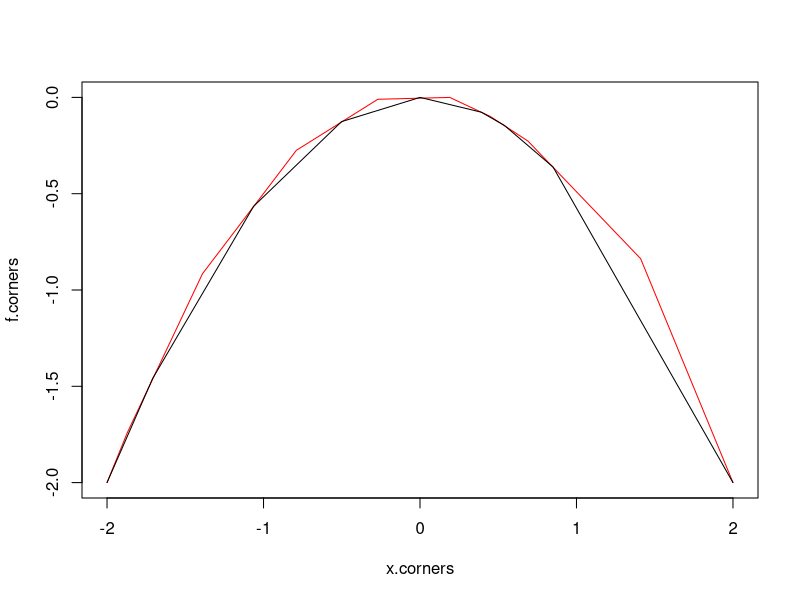
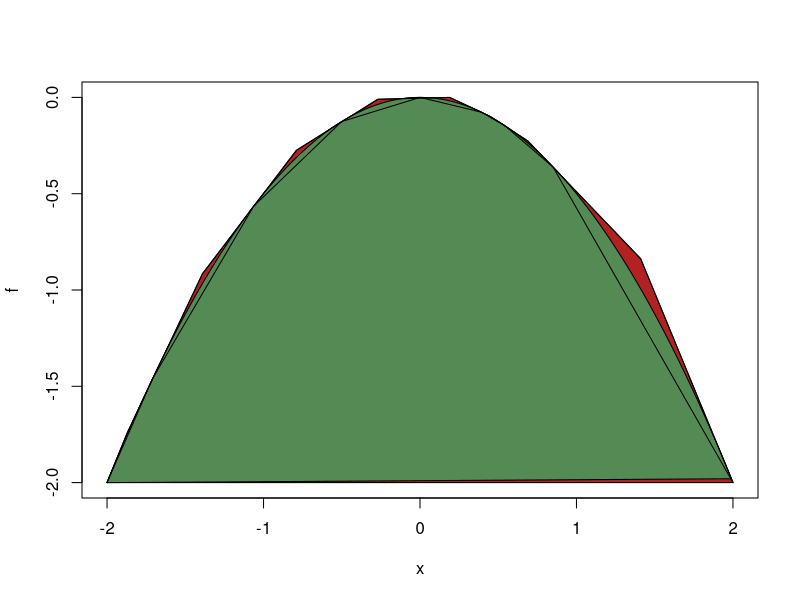
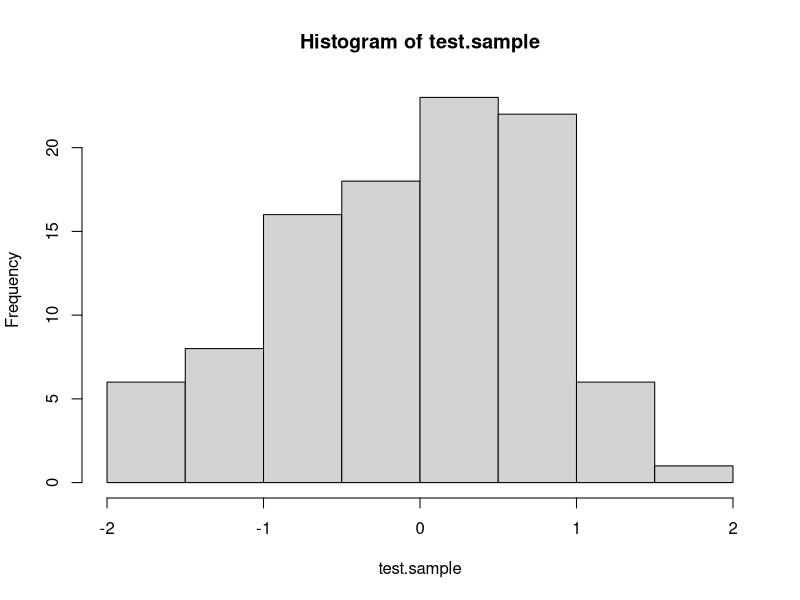
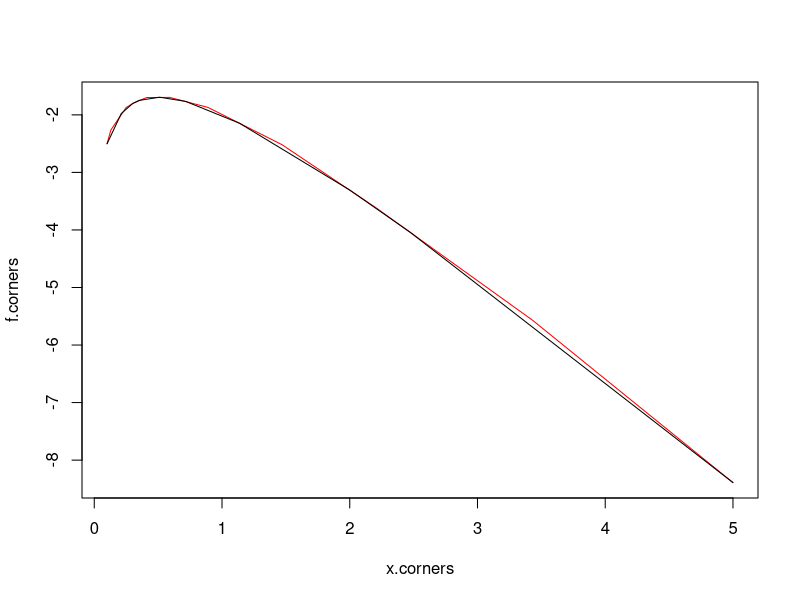
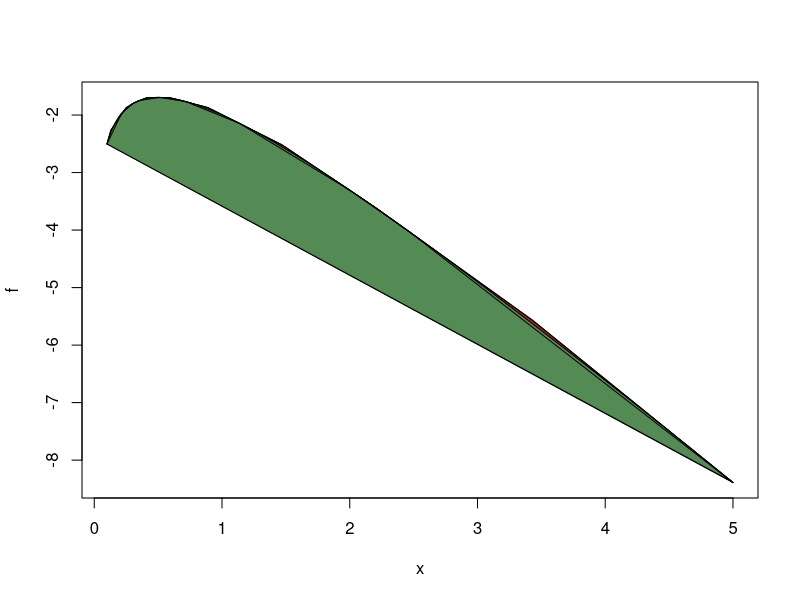
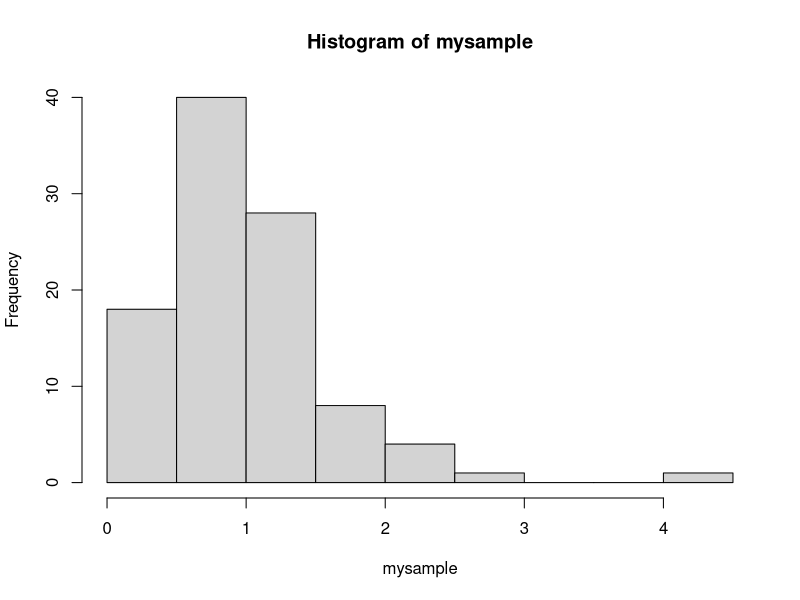
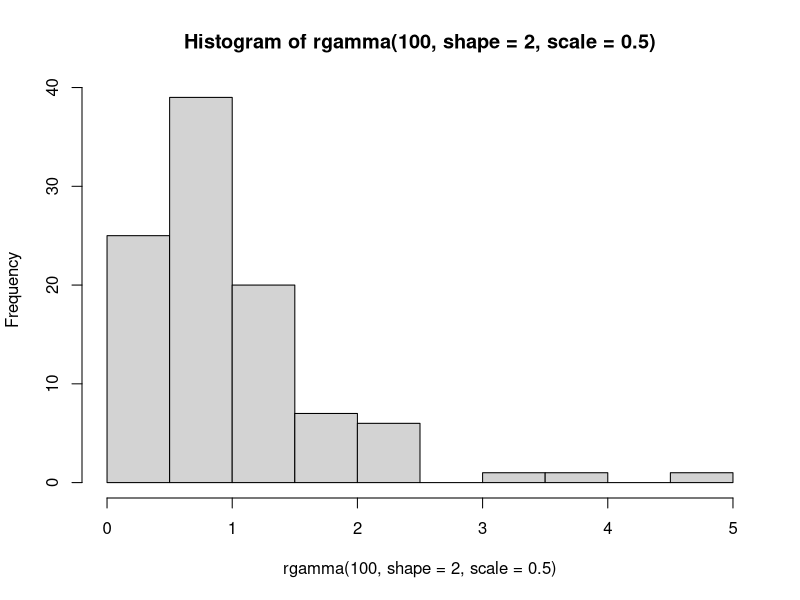
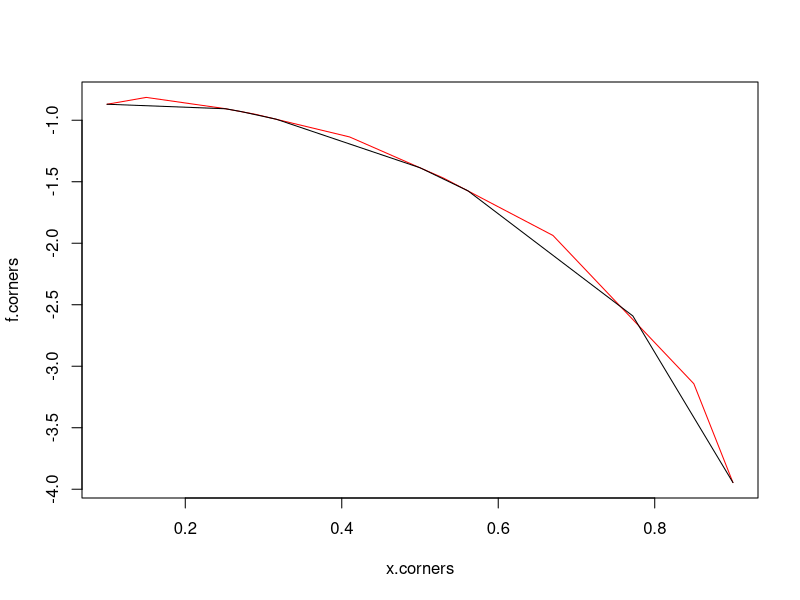

Reproduce these figures in R, in order.
###################
## Going further ##
###################

# 1. Option to ars() could be log.transformed.f = F
 # 2. Derivative of the function can be given by users as: => DONE
 # 3. Figure out what to do when x.cand is element in x.vec => DONE
# 4. Give the option to give function as input in another way 
# 5. Find a way to do the convexity check of f by evaluating fewer f
 # 6. Take unbounded domains into consideration => DONE in ver7: ars() in R has starting points as input, can we do in the same way?
 # 7. Include the convexity check => DONE
 # 8. Can we set the three starting points as a user input and default of the points as (-4,1,4) (to make our life easier)? => DONE in ver7

##############
## Comments ##
##############

# 1. "f" is the log of the users density function
# 2. "dom" is the domain defined for the density
# 3. "n" is the requested number of sample elements
# 4. The candidates, x.cand, for a sample value are drawn from the density
#     defined by the upper bound of f. First x.cand is drawn from a equidistant
#     set in dom, with steps 2*dx. The candidate is then adjusted by U(-dx,dx),
#     in order to cover dom.
# 5. Setting plot.type = "acceptance" depend on evaluating f a lot of times and
#     should not be done when f is expensive to evaluate.
# 6. x.start is a vector of three starting points

###################
## Sub-functions ##
###################
library(numDeriv)

# f convexity check
is.convex = function(f,x.start){
  x.seq <- seq(x.start[1],x.start[3], l=100)
  for (i in 3:100){
    if((f(x.seq[i])-f(x.seq[i-1])) > (f(x.seq[i-1])-f(x.seq[i-2]))) stop("Error: The distribution is not log concave!")
  }
}

# Evaluate lower bound at x
lower = function(x, x.vec, f.vec){
  l = max(which(x>x.vec))
  return(f(x.vec[l])+(x-x.vec[l])*((f.vec[l+1]-f.vec[l])/(x.vec[l+1]-x.vec[l])))
}

# Evaluate upper bound at x
upper = function(x, x.vec, f.vec, d.vec){
  l = max(which(x>x.vec))
  return(min(f.vec[l]+(x-x.vec[l])*d.vec[l],f.vec[l+1]+(x-x.vec[l+1])*d.vec[l+1]))
}

# Plot of the acceptance region and bounds
boundary.plot = function(x.vec,f.vec,d.vec,x.temp,x.start,with.f = F, f=F){
  # Create upper bound
  nvec = length(x.vec)
  x.center = rep(NA,nvec-1)
  f.center = x.center
  for (i in 1:(nvec-1)){
    a=sapply(x.temp, function(x){
      f.vec[i]+(x-x.vec[i])*d.vec[i]>(f.vec[i+1]+(x-x.vec[i+1])*d.vec[i+1])})
    x.center[i] = x.temp[which(diff(a)!=0)]
    f.center[i] = f.vec[i]+(x.center[i]-x.vec[i])*d.vec[i]
  }
  x.corners = c(x.vec[1],x.center,x.vec[nvec])
  f.corners = c(f.vec[1],f.center,f.vec[nvec])
  
  # Plot
  if(with.f==T){
    plot(f, xlim=c(x.start[1],x.start[3]), lwd =1)
    polygon(c(x.corners,x.vec[1]),c(f.corners,f.vec[1]),col="firebrick")
    polygon(c(x.temp,x.vec[1]),c(f(x.temp),f.vec[1]),col="palegreen4")
    lines(x.corners,f.corners, lwd=1)
  } else{
    plot(x.corners,f.corners, type = "l",lty =1, lwd=1, col="red")
  }
  lines(x.vec,f.vec, lwd =1)
}

###################
## Main function ##
###################

ars = function(n, f, df=NA, x.start=c(-4,1,4), plot.type = "none"){ 
  
  set.seed(200)
  is.convex(f,x.start) 
  x.out=rep(NA,n)
  x.vec = x.start
  f.vec = f(x.vec)
  if(class(df)=="function") {d.vec=df(x.vec)} else {d.vec = grad(f,x.vec)}
  dx = 1e-2
  x.temp = seq(x.vec[1]+dx,x.vec[3]-dx,2*dx)
  i = 1
  
  while(i<=n){
    u = runif(1,0,1)
    x.cand = sample(x.temp[!x.temp %in% x.out],size=1,prob=sapply(x.temp[!x.temp %in% x.out], function(x){
      exp(upper(x,x.vec,f.vec,d.vec))}))
    x.cand = runif(1,x.cand-dx,x.cand+dx)
    
    if(u <= exp(lower(x.cand,x.vec,f.vec)-upper(x.cand,x.vec,f.vec,d.vec))) {
      x.out[i] = x.cand
      i=i+1
    }else{
      f.cand = f(x.cand)
      if(u <= exp(f.cand-upper(x.cand,x.vec,f.vec,d.vec))){
        x.out[i] = x.cand
        i = i+1
      }
      l = max(which(x.cand>x.vec))
      x.vec = append(x.vec,x.cand,after=l)
      f.vec = append(f.vec,f.cand,after=l)
      if(class(df)=="function") {d.vec = append(d.vec,df(x.cand),after=l)} else {d.vec = append(d.vec,grad(f,x.cand),after=l)}
    }
  }
  
  if(plot.type == "bounds"){
    boundary.plot(x.vec,f.vec,d.vec, x.temp, x.start,with.f=F)
  }
  if(plot.type == "acceptance"){
    boundary.plot(x.vec,f.vec,d.vec, x.temp, x.start,with.f=T, f)
  }
  
  return(x.out)
}


##########
## test ##
##########

# User input
n = 100
f = function(x) {-(1/2)*(x)^2}
df = function(x) {-x}

# Draw a sample using ars()
test.sample = ars(n,f)
test.sample = ars(n,f,df)
test.sample = ars(n,f,df,x.start=c(-2,0,2))
test.sample = ars(n,f,df,x.start=c(-2,0,2),plot.type="bounds")
test.sample = ars(n,f,df,x.start=c(-2,0,2),plot.type="acceptance")

hist(test.sample)


#########################################
## Tests for complicated distributions ##
#########################################

# Example 01: gamma(2,0.5)
n = 100
f = function(x,shape=2,scale=0.5){(shape-1)*log(x)-x/scale}
df = function(x,shape=2,scale=0.5) {(shape-1)/x-1/scale}
x.start = c(0.1,2,5)
mysample = ars(n,f,df,x.start,plot.type="bounds")
mysample = ars(n,f,df,x.start,plot.type="acceptance") # make sense?
mysample
hist(mysample) 
hist(rgamma(100,shape=2,scale=0.5))

# Example 02: beta(1.3,2.7)
n = 100
f = function(x,a=1.3,b=2.7){(a-1)*log(x)+(b-1)*log(1-x)}
df = function(x,a=1.3,b=2.7){(a-1)/x-(b-1)/(1-x)}
x.start = c(0.1,0.5,0.9)
mysample = ars(n,f,df,x.start,plot.type="bounds")
mysample = ars(n,f,df,x.start,plot.type="acceptance") # make sense?
mysample
hist(mysample)
hist(rbeta(100,shape1=1.3,shape2=2.7))
